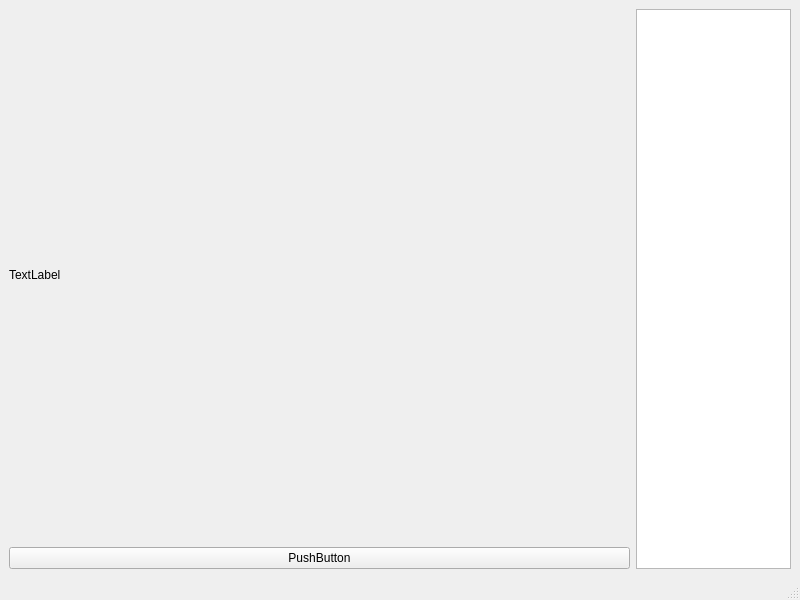
<?xml version="1.0" encoding="UTF-8"?>
<ui version="4.0">
 <class>MainWindows</class>
 <widget class="QMainWindow" name="MainWindows">
  <property name="geometry">
   <rect>
    <x>0</x>
    <y>0</y>
    <width>800</width>
    <height>600</height>
   </rect>
  </property>
  <property name="windowTitle">
   <string>MainWindow</string>
  </property>
  <widget class="QWidget" name="centralwidget">
   <layout class="QHBoxLayout" name="horizontalLayout" stretch="8,2">
    <item>
     <layout class="QVBoxLayout" name="verticalLayout">
      <item>
       <widget class="QLabel" name="label">
        <property name="text">
         <string>TextLabel</string>
        </property>
       </widget>
      </item>
      <item>
       <widget class="QPushButton" name="pushButton">
        <property name="text">
         <string>PushButton</string>
        </property>
       </widget>
      </item>
     </layout>
    </item>
    <item>
     <widget class="QTextEdit" name="textEdit"/>
    </item>
   </layout>
  </widget>
  <widget class="QMenuBar" name="menubar">
   <property name="geometry">
    <rect>
     <x>0</x>
     <y>0</y>
     <width>800</width>
     <height>28</height>
    </rect>
   </property>
  </widget>
  <widget class="QStatusBar" name="statusbar"/>
 </widget>
 <resources/>
 <connections/>
</ui>
